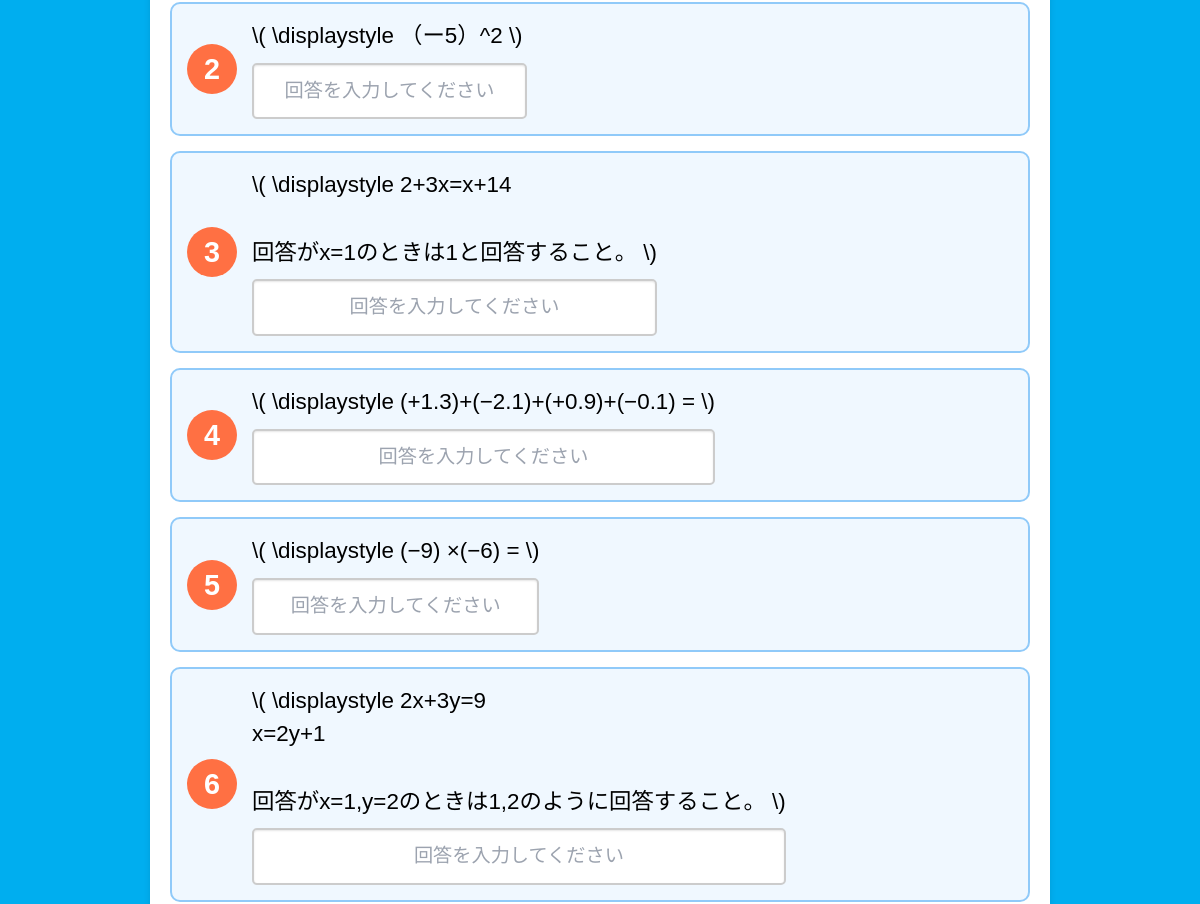
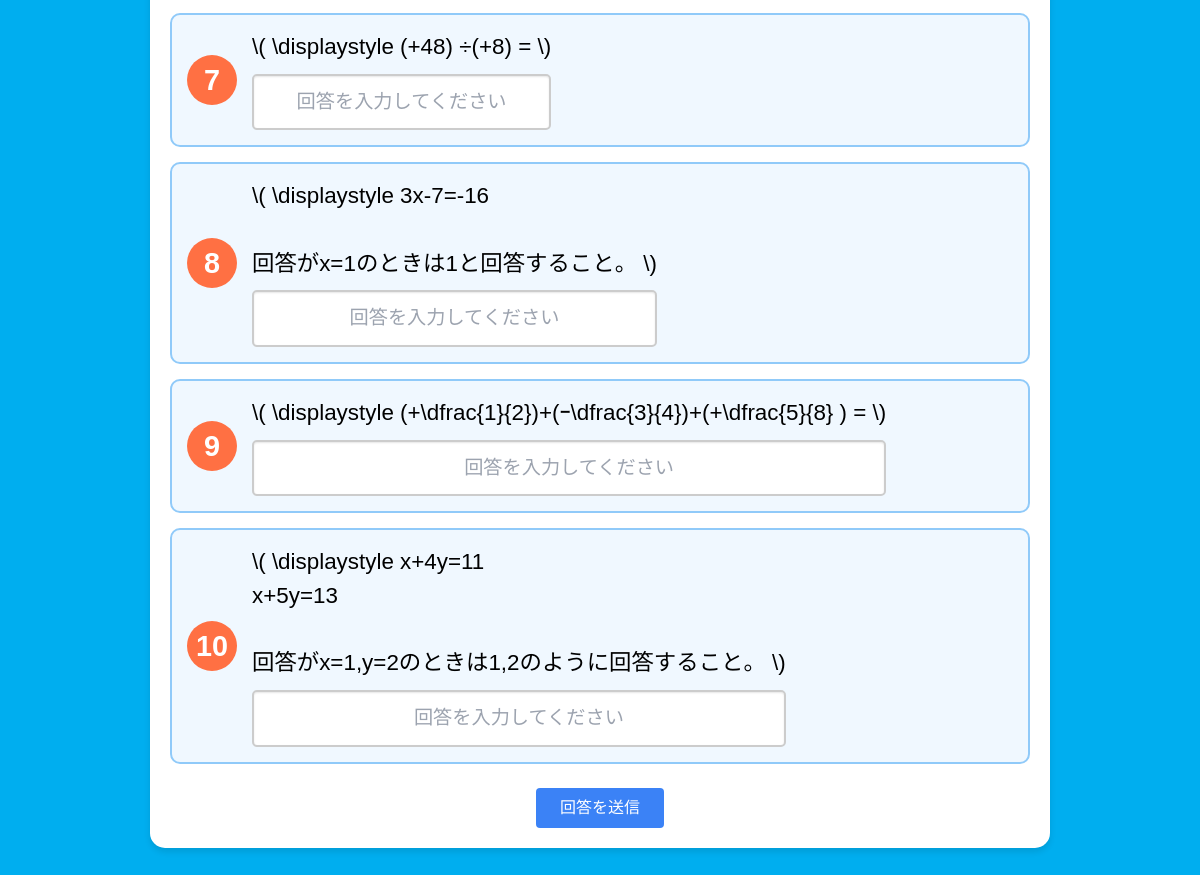
The app's page /quiz/ (lower part), older data (2 pictures, top to bottom).
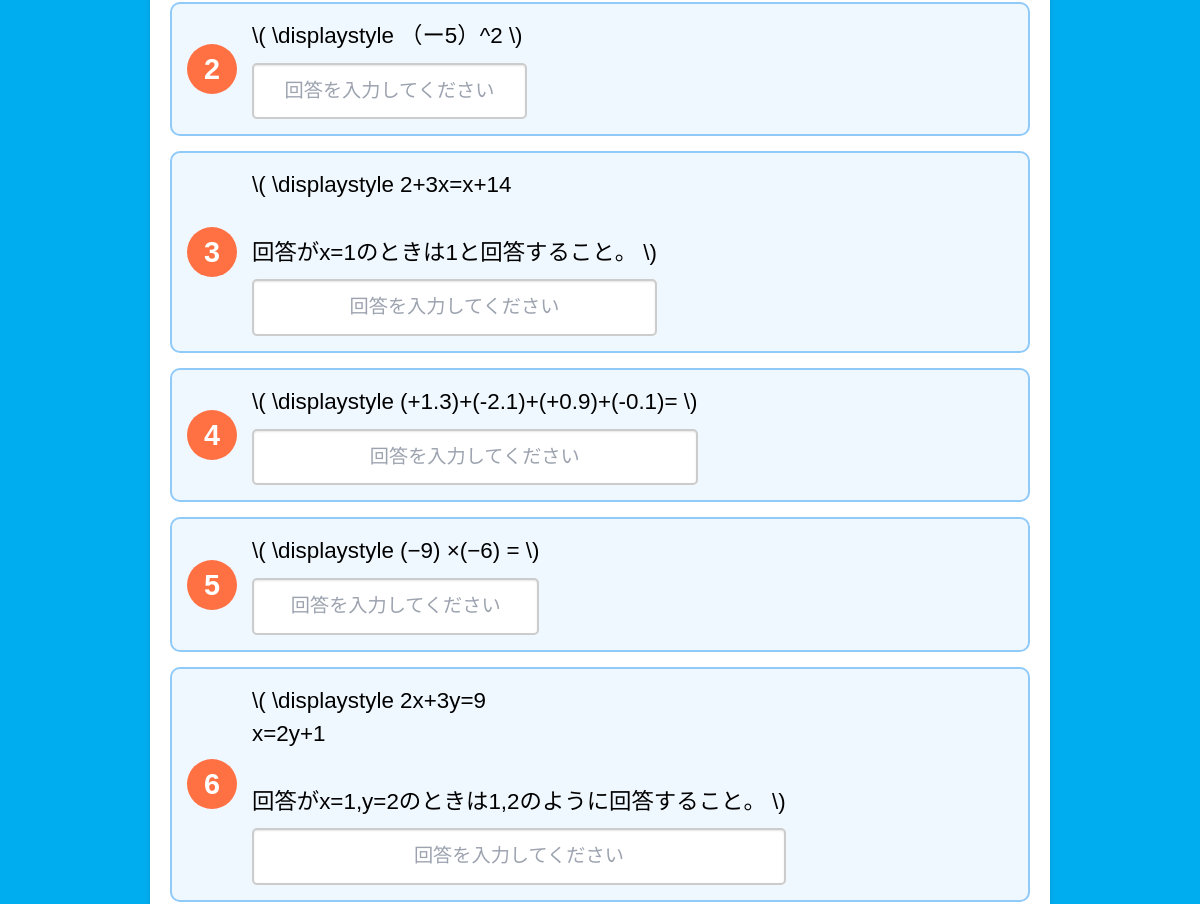
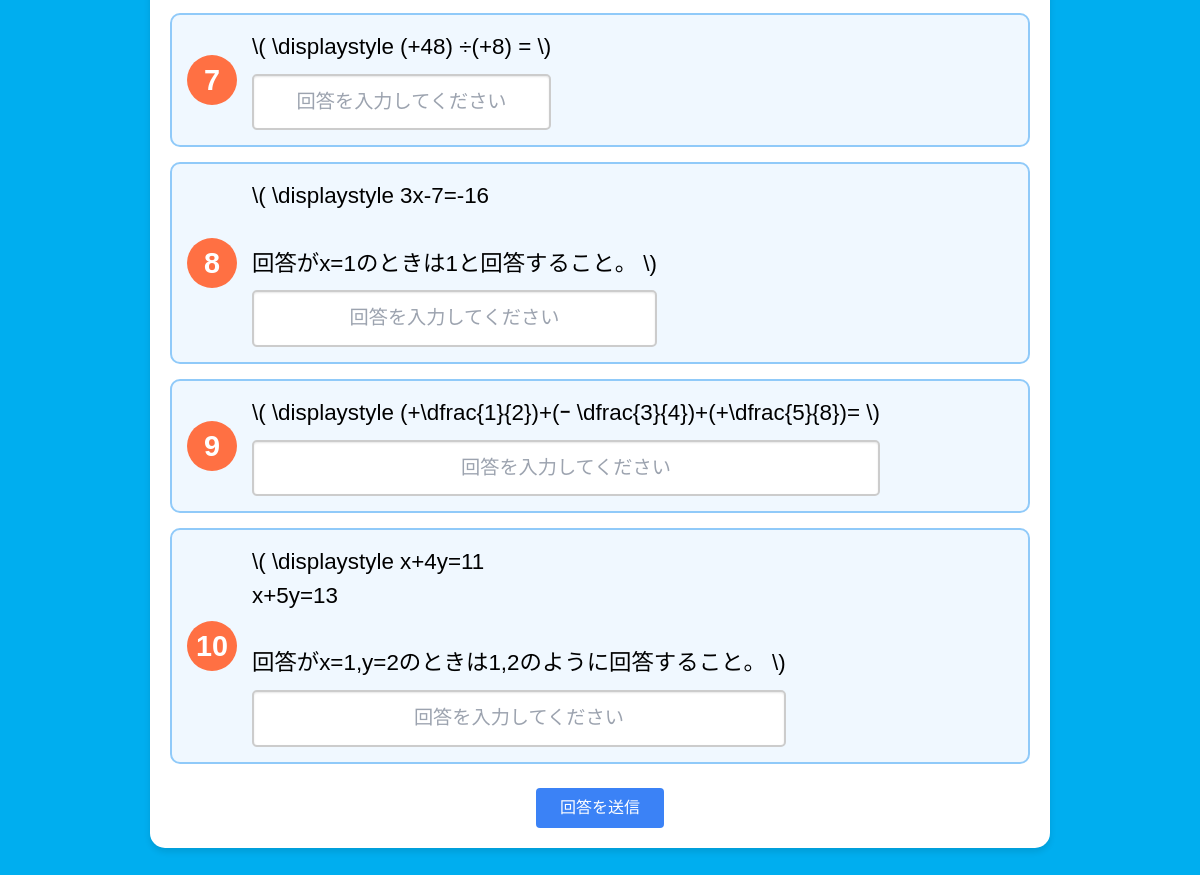
The same page, newer data (2 pictures, top to bottom).
### mathquiz/models.py (models this page shows, shortened)
class Question(models.Model):
    text = models.TextField(
        verbose_name="問題文",
        help_text="MathJaxを用いた数式を使用できます。"
    )
    correct_answer = models.TextField(
        verbose_name="正答",
        help_text="複数の正答をカンマ区切りで入力できます（例: √2, 1/2, ∞）。"
    )
    explanation = models.TextField(
        verbose_name="解説",
        blank=True,
        help_text="解説を文章、数式、画像リンク、または埋め込み動画として記述できます。"
    )
    algebra_expression = models.TextField(
        verbose_name="数式表現",
        blank=True,
        null=True,  # NULL値を許可
        help_text="問題に関連する数式を記述します（例: Σ, √, lim）。"
    )
    root_value = models.TextField(
        verbose_name="解の値",
        blank=True,
        help_text="複数解がある場合はカンマ区切りで入力します（例: 1, -1, √2）。"
    )
    category = models.ForeignKey(
        Category,
        verbose_name="カテゴリ",
        on_delete=models.CASCADE,
        help_text="この問題が属するカテゴリを選択してください。"
    )
    class Meta:
        verbose_name = "登録した問題"
        verbose_name_plural = "登録した問題"

### mathquiz/views.py (the view)
# urls.py: path('quiz/', views.quiz_view, name='quiz'),  # 問題画面を表示するURL
def quiz_view(request):
    if request.method == 'GET':  # GETリクエストの場合
        questions = list(Question.objects.all())  # データベースからすべての問題を取得
        num_questions = 10  # 出題する問題数
        selected_questions = random.sample(questions, min(num_questions, len(questions)))  # ランダムに10問選択
        return render(request, 'mathquiz/quiz.html', {'questions': selected_questions})
    return redirect('quiz')

### mathquiz/templates/mathquiz/quiz.html (shortened to what this page needs)
{% load static %}
<!DOCTYPE html>
<html lang="ja">
<head>
    <link rel="stylesheet" href="https://cdn.jsdelivr.net/npm/tailwindcss@2.2.19/dist/tailwind.min.css">
</head>
<body>
    <div class="quiz-container">
        <form id="quiz-form" method="post" action="/result/">
            {% for question in questions %}
                <div class="question-container">
                    <span class="question-number">{{ forloop.counter }}</span>
                    <div>
                        <p class="question-text">\( \displaystyle {{ question.text }} \)</p>
                        <input type="text" id="answer_{{ forloop.counter0 }}" name="answer_{{ forloop.counter0 }}"
                               class="answer-input" placeholder="回答を入力してください">
                    </div>
                </div>
            {% endfor %}
            <div class="text-center mt-6">
                <button type="submit" class="bg-blue-500 text-white px-6 py-2 rounded hover:bg-blue-600">
                    回答を送信
                </button>
            </div>
        </form>
    </div>
</body>
</html>

Row changes from the older to the newer data that the page shows:
changed Question (number 3 of 9 on the later page): text "(+1.3)+(−2.1)+(+0.9)+(−0.1) =" → "(+1.3)+(-2.1)+(+0.9)+(-0.1)="
changed Question: text "(+\\dfrac{1}{2})+(ｰ\\dfrac{3}{4})+(+\\dfrac{5}{8} ) =" → "(+\\dfrac{1}{2})+(ｰ \\dfrac{3}{4})+(+\\dfrac{5}{8})="
